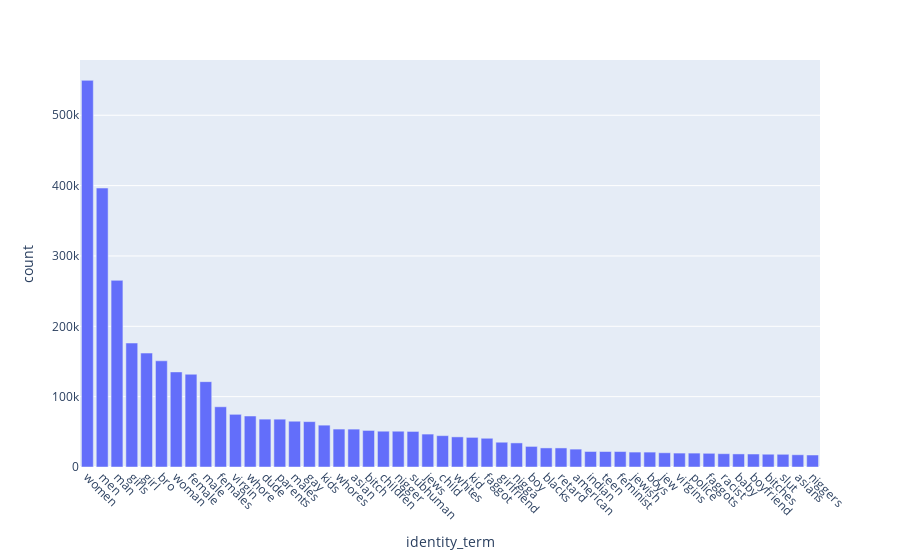

Notebook cell for this chart:
### Markdown cell above
## Total matches

### Code cell
exp = data.explode('netmapper_identity_matches')
# freq = pd.DataFrame(exploded.netmapper_identity_matches.value_counts(), columns=['term', 'count'])

freq = exp.netmapper_identity_matches.value_counts().to_frame(name='count').reset_index(names='identity_term')
freq.head(20)

import plotly.express as px
pd.options.plotting.backend = 'plotly'

fig = px.bar(freq.head(50), x='identity_term', y='count')
fig.update_xaxes(tickangle=45)

### Figure 1 — Plotly figure (JSON) as saved in the notebook; plotly's stock layout.template omitted (floating-point values rounded to 4 significant figures)
{"data": [{"alignmentgroup": "True", "hovertemplate": "identity_term=%{x}<br>count=%{y}<extra></extra>", "legendgroup": "", "marker": {"color": "#636efa", "pattern": {"shape": ""}}, "name": "", "offsetgroup": "", "orientation": "v", "showlegend": false, "textposition": "auto", "type": "bar", "x": ["women", "men", "man", "girls", "girl", "bro", "woman", "female", "male", "females", "virgin", "whore", "dude", "parents", "males", "gay", "kids", "whores", "asian", "bitch", "children", "nigger", "subhuman", "jews", "child", "whites", "kid", "faggot", "girlfriend", "nigga", "boy", "blacks", "retard", "american", "indian", "teen", "feminist", "jewish", "boys", "jew", "virgins", "police", "faggots", "racist", "baby", "boyfriend", "bitches", "slut", "asians", "niggers"], "xaxis": "x", "y": [549606, 396498, 265317, 176214, 161948, 150947, 135172, 131854, 121319, 85594, 74880, 72479, 68040, 67979, 65065, 64503, 59489, 53916, 53850, 51988, 50878, 50866, 50540, 46795, 44558, 42820, 42110, 40858, 35230, 34244, 29269, 27119, 27090, 25415, 22040, 22012, 21976, 21221, 21185, 20217, 19789, 19763, 19480, 18907, 18590, 18446, 18163, 18065, 17396, 17064], "yaxis": "y"}], "layout": {"autosize": true, "barmode": "relative", "legend": {"tracegroupgap": 0}, "margin": {"t": 60}, "xaxis": {"anchor": "y", "autorange": true, "domain": [0, 1], "range": [-0.5, 49.5], "tickangle": 45, "title": {"text": "identity_term"}, "type": "category"}, "yaxis": {"anchor": "x", "autorange": true, "domain": [0, 1], "range": [0, 578500.0], "title": {"text": "count"}, "type": "linear"}}}
